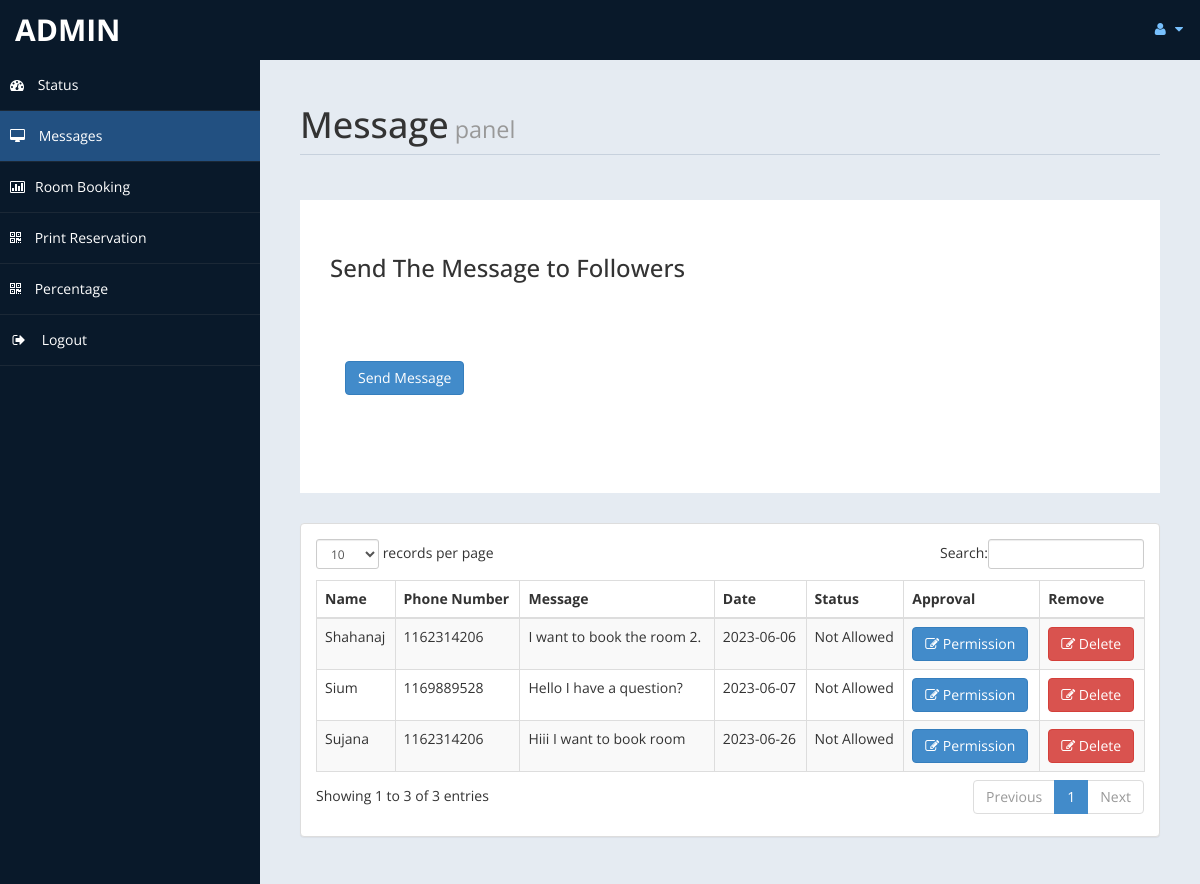
Screenshot of /admin/messages.php (signed in) with the database file from the repository.
### tables this page shows
CREATE TABLE `contact` (
  `id` int(10) UNSIGNED NOT NULL,
  `fullname` varchar(100) DEFAULT NULL,
  `phoneno` int(10) DEFAULT NULL,
  `email` text DEFAULT NULL,
  `cdate` date DEFAULT NULL,
  `message` text NOT NULL,
  `approval` varchar(12) DEFAULT NULL
);

### admin/messages.php (the view, shortened to what this page needs)
<!DOCTYPE html>
<html xmlns="http://www.w3.org/1999/xhtml">
<head>
    <link href="assets/css/bootstrap.css" rel="stylesheet" />
    <link href="assets/css/font-awesome.css" rel="stylesheet" />
    <link href="assets/css/custom-styles.css" rel="stylesheet" />
    <link href="assets/js/dataTables/dataTables.bootstrap.css" rel="stylesheet" />
</head>
<body>
    <div id="wrapper">
        <nav class="navbar navbar-default top-navbar" role="navigation">
            <div class="navbar-header">
                <a class="navbar-brand" href="home.php"><?php echo $_SESSION["user"]; ?> </a>
            </div>
            <ul class="nav navbar-top-links navbar-right">
                <li class="dropdown">
                    <a class="dropdown-toggle" data-toggle="dropdown" href="#" aria-expanded="false">
                        <i class="fa fa-user fa-fw"></i> <i class="fa fa-caret-down"></i>
                    </a>
                </li>
            </ul>
        </nav>
        <nav class="navbar-default navbar-side" role="navigation">
            <div class="sidebar-collapse">
                <ul class="nav" id="main-menu">
                    <li>
                        <a href="home.php"><i class="fa fa-dashboard"></i> Status</a>
                    </li>
                    <li>
                        <a class="active-menu" href="messages.php"><i class="fa fa-desktop"></i> Messages</a>
                    </li>
					<li>
                        <a href="roombook.php"><i class="fa fa-bar-chart-o"></i>Room Booking</a>
                    </li>
                    <li>
                        <a href="printall.php"><i class="fa fa-qrcode"></i> Print Reservation</a>
                    </li>
                    <li>
                        <a  href="profit.php"><i class="fa fa-qrcode"></i> Percentage</a>
                    </li>
                    <li>
                        <a href="logout.php" ><i class="fa fa-sign-out fa-fw"></i> Logout</a>
                    </li>
            </div>
        </nav>
        <div id="page-wrapper" >
            <div id="page-inner">
			 <div class="row">
                    <div class="col-md-12">
                        <h1 class="page-header">
                           Message<small> panel</small>
                        </h1>
                    </div>
                </div>
				 <?php
				include('db.php');
			   ?>
				 <div class="row">
                <div class="col-md-12">
                    <div class="jumbotron">
                        <h3>Send The Message to Followers</h3>
                        <p></p>
                        <p>
						<div class="panel-body">
                            <button class="btn btn-primary btn" data-toggle="modal" data-target="#myModal">
                              Send Message
                            </button>
                            </div>
                        </div>
                    </div>
                </div>
            </div>
               <?php
				$sql = "SELECT * FROM `contact`";
				$re = mysqli_query($con,$sql);
			   ?>
            <div class="row">
                <div class="col-md-12">
                    <div class="panel panel-default">
                        <div class="panel-body">
                            <div class="table-responsive">
                                <table class="table table-striped table-bordered table-hover" id="dataTables-example">
                                    <thead>
                                        <tr>
                                            <th>Name</th>
											<th>Phone Number</th>
                                            <th>Message</th>
                                            <th>Date</th>
											<th>Status</th>
											<th>Approval</th>
											<th>Remove</th>
                                        </tr>
                                    </thead>
                                    <tbody>
									<?php
										while($row = mysqli_fetch_array($re))
										{
											$id = $row['id'];
											if($id % 2 ==1 )
											{
												echo"<tr class='gradeC'>
													<td>".$row['fullname']."</td>
													<td>".$row['phoneno']."</td>
													<td>".$row['message']."</td>
													<td>".$row['cdate']."</td>
													<td>".$row['approval']."</td>
													<td><a href=newsletter.php?eid=".$id ." <button class='btn btn-primary'> <i class='fa fa-edit' ></i> Permission</button></td>
													<td><a href=newsletterdel.php?eid=".$id ." <button class='btn btn-danger'> <i class='fa fa-edit' ></i> Delete</button></td>
												</tr>";
											}
											else
											{
												echo"<tr class='gradeU'>
													<td>".$row['fullname']."</td>
													<td>".$row['phoneno']."</td>
													<td>".$row['message']."</td>
													<td>".$row['cdate']."</td>
													<td>".$row['approval']."</td>
													<td><a href=newsletter.php?eid=".$id." <button class='btn btn-primary'> <i class='fa fa-edit' ></i> Permission</button></td>
													<td><a href=newsletterdel.php?eid=".$id ." <button class='btn btn-danger'> <i class='fa fa-edit' ></i> Delete </button></td>
												</tr>";
											}
										}
									?>
                                    </tbody>
                                </table>
                            </div>
                        </div>
                    </div>
                </div>
            </div>
                </div>
            </div>
</body>
</html>

### admin/assets/css/custom-styles.css (style rules this page uses)
body { font-family: 'Open Sans', sans-serif; }
#wrapper { width: 100%; background:#09192A; }
#page-wrapper { padding: 15px 15px; min-height: 600px; background:#E5EBF2; }
#page-inner { width:100%; margin:10px 20px 10px 0px; background-color:transparent; padding:10px; min-height:1200px; }
h1, .h1, h2, .h2, h3, .h3 { margin-top: 7px; margin-bottom: -5px; }
p { font-size:16px; line-height:25px; padding-top:20px; }
.page-header { padding-bottom: 9px; margin: 10px 0 45px; border-bottom: 1px solid #C7D1DD; }
.jumbotron, .well { background:#fff; }
.top-navbar { margin:0px; }
.top-navbar .navbar-brand { color: #fff; width: 260px; text-align: left; height: 60px; font-size: 30px; font-weight: 700; text-transform: uppercase; line-height: 30px; }
.top-navbar .nav > li { position: relative; display: inline-block; }
.top-navbar .nav > li > a { position: relative; display: block; padding: 19px 15px; color: #77C0FD; }
.active-menu { background-color:#225081!important; }
.sidebar-collapse , .sidebar-collapse .nav { background:none; }
.sidebar-collapse .nav { padding:0; }
.sidebar-collapse .nav > li > a { color:#fff; background:transparent; text-shadow:none; }
.sidebar-collapse > .nav > li > a { padding:15px 10px; }
.sidebar-collapse > .nav > li { border-bottom: 1px solid rgba(107, 108, 109, 0.19); }
.navbar-side { border:none; background-color: transparent; }
.top-navbar { background:#09192A; border-bottom:none; }
.top-navbar .nav > li > a > i { margin-right: 2px; }
.navbar-default { border:0px solid black; }
.navbar-header { background: #09192A; }
.nav > li > a > i { margin-right:10px; }
@media (min-width:768px) { #page-wrapper { margin: 0 0 0 260px; padding: 15px 30px; min-height: 1200px; } }
@media (min-width:768px) { .navbar-side { z-index: 1; position: absolute; width: 260px; } }
@media (min-width:768px) { .navbar { border-radius: 0px; } }

### rows the page displays
contact: fullname "Shahanaj", phoneno "1162314206", message "I want to book the room 2.", cdate "2023-06-06", approval "Not Allowed"
contact: fullname "Sium", phoneno "1169889528", message "Hello I have a question?", cdate "2023-06-07", approval "Not Allowed"
contact: fullname "Sujana", phoneno "1162314206", message "Hiii I want to book room", cdate "2023-06-26", approval "Not Allowed"

### other values shown
$_SESSION["user"] "ADMIN"
